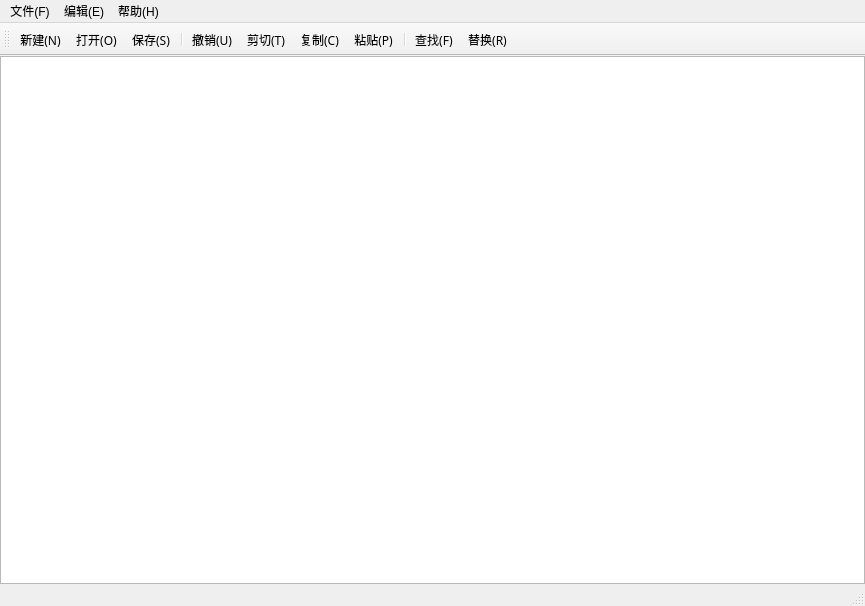
<?xml version="1.0" encoding="UTF-8"?>
<ui version="4.0">
 <class>NotePad</class>
 <widget class="QMainWindow" name="NotePad">
  <property name="geometry">
   <rect>
    <x>0</x>
    <y>0</y>
    <width>865</width>
    <height>606</height>
   </rect>
  </property>
  <property name="windowTitle">
   <string>NotePad</string>
  </property>
  <property name="styleSheet">
   <string notr="true">QMenuBar
{
	font: 9pt &quot;微软雅黑&quot;;
}
QMenu
{
	font: 9pt &quot;微软雅黑&quot;;
}


</string>
  </property>
  <widget class="QWidget" name="centralWidget">
   <layout class="QGridLayout" name="gridLayout">
    <property name="leftMargin">
     <number>0</number>
    </property>
    <property name="topMargin">
     <number>0</number>
    </property>
    <property name="rightMargin">
     <number>0</number>
    </property>
    <property name="bottomMargin">
     <number>0</number>
    </property>
    <property name="spacing">
     <number>0</number>
    </property>
    <item row="0" column="0">
     <widget class="QPlainTextEdit" name="plainTextEdit">
      <property name="font">
       <font>
        <family>微软雅黑</family>
        <pointsize>10</pointsize>
       </font>
      </property>
     </widget>
    </item>
   </layout>
  </widget>
  <widget class="QMenuBar" name="menuBar">
   <property name="geometry">
    <rect>
     <x>0</x>
     <y>0</y>
     <width>865</width>
     <height>26</height>
    </rect>
   </property>
   <widget class="QMenu" name="menu_File">
    <property name="title">
     <string>文件(F)</string>
    </property>
    <addaction name="action_new"/>
    <addaction name="action_open"/>
    <addaction name="action_close"/>
    <addaction name="separator"/>
    <addaction name="action_save"/>
    <addaction name="action_saveAs"/>
    <addaction name="separator"/>
    <addaction name="action_exit"/>
   </widget>
   <widget class="QMenu" name="menu_Mod">
    <property name="title">
     <string>编辑(E)</string>
    </property>
    <addaction name="action_undo"/>
    <addaction name="separator"/>
    <addaction name="action_trim"/>
    <addaction name="action_copy"/>
    <addaction name="action_paste"/>
    <addaction name="action_del"/>
    <addaction name="separator"/>
    <addaction name="action_find"/>
    <addaction name="action_replace"/>
    <addaction name="separator"/>
    <addaction name="action_all"/>
    <addaction name="action_date"/>
   </widget>
   <widget class="QMenu" name="menu_H">
    <property name="title">
     <string>帮助(H)</string>
    </property>
    <addaction name="action_about"/>
   </widget>
   <addaction name="menu_File"/>
   <addaction name="menu_Mod"/>
   <addaction name="menu_H"/>
  </widget>
  <widget class="QToolBar" name="mainToolBar">
   <attribute name="toolBarArea">
    <enum>TopToolBarArea</enum>
   </attribute>
   <attribute name="toolBarBreak">
    <bool>false</bool>
   </attribute>
   <addaction name="action_new"/>
   <addaction name="action_open"/>
   <addaction name="action_save"/>
   <addaction name="separator"/>
   <addaction name="action_undo"/>
   <addaction name="action_trim"/>
   <addaction name="action_copy"/>
   <addaction name="action_paste"/>
   <addaction name="separator"/>
   <addaction name="action_find"/>
   <addaction name="action_replace"/>
  </widget>
  <widget class="QStatusBar" name="statusBar">
   <property name="font">
    <font>
     <family>微软雅黑</family>
    </font>
   </property>
  </widget>
  <action name="action_new">
   <property name="icon">
    <iconset resource="images.qrc">
     <normaloff>:/UI/icon/File new.png</normaloff>:/UI/icon/File new.png</iconset>
   </property>
   <property name="text">
    <string> 新建(N)</string>
   </property>
   <property name="statusTip">
    <string/>
   </property>
   <property name="font">
    <font>
     <family>微软雅黑</family>
    </font>
   </property>
  </action>
  <action name="action_save">
   <property name="icon">
    <iconset resource="images.qrc">
     <normaloff>:/UI/icon/Save.png</normaloff>:/UI/icon/Save.png</iconset>
   </property>
   <property name="text">
    <string>保存(S)</string>
   </property>
   <property name="statusTip">
    <string/>
   </property>
   <property name="font">
    <font>
     <family>微软雅黑</family>
    </font>
   </property>
  </action>
  <action name="action_saveAs">
   <property name="icon">
    <iconset resource="images.qrc">
     <normaloff>:/UI/icon/Save as.png</normaloff>:/UI/icon/Save as.png</iconset>
   </property>
   <property name="text">
    <string>另存为(A)</string>
   </property>
   <property name="statusTip">
    <string/>
   </property>
   <property name="font">
    <font>
     <family>微软雅黑</family>
    </font>
   </property>
  </action>
  <action name="action_undo">
   <property name="icon">
    <iconset resource="images.qrc">
     <normaloff>:/UI/icon/Bt left.png</normaloff>:/UI/icon/Bt left.png</iconset>
   </property>
   <property name="text">
    <string>撤销(U)</string>
   </property>
   <property name="font">
    <font>
     <family>微软雅黑</family>
    </font>
   </property>
  </action>
  <action name="action_trim">
   <property name="icon">
    <iconset resource="images.qrc">
     <normaloff>:/UI/icon/Cut.png</normaloff>:/UI/icon/Cut.png</iconset>
   </property>
   <property name="text">
    <string>剪切(T)</string>
   </property>
   <property name="font">
    <font>
     <family>微软雅黑</family>
    </font>
   </property>
  </action>
  <action name="action_copy">
   <property name="icon">
    <iconset resource="images.qrc">
     <normaloff>:/UI/icon/Copy.png</normaloff>:/UI/icon/Copy.png</iconset>
   </property>
   <property name="text">
    <string>复制(C)</string>
   </property>
   <property name="font">
    <font>
     <family>微软雅黑</family>
    </font>
   </property>
  </action>
  <action name="action_paste">
   <property name="icon">
    <iconset resource="images.qrc">
     <normaloff>:/UI/icon/Paste.png</normaloff>:/UI/icon/Paste.png</iconset>
   </property>
   <property name="text">
    <string>粘贴(P)</string>
   </property>
   <property name="font">
    <font>
     <family>微软雅黑</family>
    </font>
   </property>
  </action>
  <action name="action_del">
   <property name="icon">
    <iconset resource="images.qrc">
     <normaloff>:/UI/icon/Trash.png</normaloff>:/UI/icon/Trash.png</iconset>
   </property>
   <property name="text">
    <string>删除(L)</string>
   </property>
   <property name="font">
    <font>
     <family>微软雅黑</family>
    </font>
   </property>
  </action>
  <action name="action_find">
   <property name="icon">
    <iconset resource="images.qrc">
     <normaloff>:/UI/icon/Search.png</normaloff>:/UI/icon/Search.png</iconset>
   </property>
   <property name="text">
    <string>查找(F)</string>
   </property>
   <property name="font">
    <font>
     <family>微软雅黑</family>
    </font>
   </property>
  </action>
  <action name="action_replace">
   <property name="icon">
    <iconset resource="images.qrc">
     <normaloff>:/UI/icon/replace.png</normaloff>:/UI/icon/replace.png</iconset>
   </property>
   <property name="text">
    <string>替换(R)</string>
   </property>
   <property name="font">
    <font>
     <family>微软雅黑</family>
    </font>
   </property>
  </action>
  <action name="action_all">
   <property name="icon">
    <iconset resource="images.qrc">
     <normaloff>:/UI/icon/selectAll.png</normaloff>:/UI/icon/selectAll.png</iconset>
   </property>
   <property name="text">
    <string>全选(A)</string>
   </property>
   <property name="font">
    <font>
     <family>微软雅黑</family>
    </font>
   </property>
  </action>
  <action name="action_date">
   <property name="icon">
    <iconset resource="images.qrc">
     <normaloff>:/UI/icon/Folder temporary.png</normaloff>:/UI/icon/Folder temporary.png</iconset>
   </property>
   <property name="text">
    <string>时间/日期(D)</string>
   </property>
   <property name="font">
    <font>
     <family>微软雅黑</family>
    </font>
   </property>
  </action>
  <action name="action_open">
   <property name="icon">
    <iconset resource="images.qrc">
     <normaloff>:/UI/icon/File import.png</normaloff>:/UI/icon/File import.png</iconset>
   </property>
   <property name="text">
    <string>打开(O)</string>
   </property>
   <property name="font">
    <font>
     <family>微软雅黑</family>
    </font>
   </property>
  </action>
  <action name="action_close">
   <property name="icon">
    <iconset resource="images.qrc">
     <normaloff>:/UI/icon/File del.png</normaloff>:/UI/icon/File del.png</iconset>
   </property>
   <property name="text">
    <string>关闭(C)</string>
   </property>
  </action>
  <action name="action_exit">
   <property name="icon">
    <iconset resource="images.qrc">
     <normaloff>:/UI/icon/exit.png</normaloff>:/UI/icon/exit.png</iconset>
   </property>
   <property name="text">
    <string>退出(X)</string>
   </property>
  </action>
  <action name="action_about">
   <property name="icon">
    <iconset resource="images.qrc">
     <normaloff>:/UI/icon/Help.png</normaloff>:/UI/icon/Help.png</iconset>
   </property>
   <property name="text">
    <string>说明</string>
   </property>
   <property name="toolTip">
    <string>说明</string>
   </property>
   <property name="shortcut">
    <string>Ctrl+H</string>
   </property>
  </action>
 </widget>
 <layoutdefault spacing="6" margin="11"/>
 <resources>
  <include location="images.qrc"/>
 </resources>
 <connections/>
</ui>
